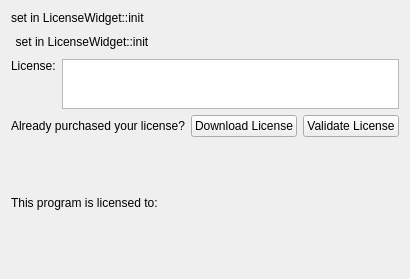
<?xml version="1.0" encoding="UTF-8"?>
<ui version="4.0">
 <class>GetLicenseWidget</class>
 <widget class="QWidget" name="GetLicenseWidget">
  <property name="geometry">
   <rect>
    <x>0</x>
    <y>0</y>
    <width>369</width>
    <height>279</height>
   </rect>
  </property>
  <property name="sizePolicy">
   <sizepolicy hsizetype="Expanding" vsizetype="Expanding">
    <horstretch>0</horstretch>
    <verstretch>0</verstretch>
   </sizepolicy>
  </property>
  <layout class="QVBoxLayout" name="verticalLayout_19">
   <item>
    <layout class="QHBoxLayout" name="aboutAppHorizontalLayout"/>
   </item>
   <item>
    <widget class="QWidget" name="noLicenseContainerWidget" native="true">
     <property name="minimumSize">
      <size>
       <width>0</width>
       <height>57</height>
      </size>
     </property>
     <layout class="QVBoxLayout" name="verticalLayout">
      <property name="leftMargin">
       <number>0</number>
      </property>
      <property name="topMargin">
       <number>0</number>
      </property>
      <property name="rightMargin">
       <number>0</number>
      </property>
      <property name="bottomMargin">
       <number>0</number>
      </property>
      <item>
       <layout class="QHBoxLayout" name="horizontalLayout_41">
        <item>
         <widget class="QLabel" name="getLicenseLabel">
          <property name="sizePolicy">
           <sizepolicy hsizetype="MinimumExpanding" vsizetype="Preferred">
            <horstretch>0</horstretch>
            <verstretch>0</verstretch>
           </sizepolicy>
          </property>
          <property name="text">
           <string>set in LicenseWidget::init</string>
          </property>
         </widget>
        </item>
       </layout>
      </item>
      <item>
       <layout class="QHBoxLayout" name="horizontalLayout_36">
        <item>
         <widget class="QPushButton" name="openLicenseWebPagePushButton">
          <property name="text">
           <string>set in LicenseWidget::init</string>
          </property>
          <property name="flat">
           <bool>true</bool>
          </property>
         </widget>
        </item>
        <item>
         <spacer name="horizontalSpacer_7">
          <property name="orientation">
           <enum>Qt::Horizontal</enum>
          </property>
          <property name="sizeHint" stdset="0">
           <size>
            <width>0</width>
            <height>0</height>
           </size>
          </property>
         </spacer>
        </item>
       </layout>
      </item>
      <item>
       <layout class="QVBoxLayout" name="verticalLayoutLicense">
        <item>
         <layout class="QHBoxLayout" name="horizontalLayout_34">
          <item>
           <widget class="QLabel" name="label_7">
            <property name="sizePolicy">
             <sizepolicy hsizetype="Fixed" vsizetype="Preferred">
              <horstretch>0</horstretch>
              <verstretch>0</verstretch>
             </sizepolicy>
            </property>
            <property name="text">
             <string>License:</string>
            </property>
            <property name="alignment">
             <set>Qt::AlignLeading|Qt::AlignLeft|Qt::AlignTop</set>
            </property>
           </widget>
          </item>
          <item>
           <widget class="QPlainTextEdit" name="licenseKey">
            <property name="sizePolicy">
             <sizepolicy hsizetype="MinimumExpanding" vsizetype="Maximum">
              <horstretch>0</horstretch>
              <verstretch>0</verstretch>
             </sizepolicy>
            </property>
            <property name="maximumSize">
             <size>
              <width>16777215</width>
              <height>50</height>
             </size>
            </property>
           </widget>
          </item>
         </layout>
        </item>
        <item>
         <spacer name="verticalSpacer_3">
          <property name="orientation">
           <enum>Qt::Vertical</enum>
          </property>
          <property name="sizeHint" stdset="0">
           <size>
            <width>0</width>
            <height>0</height>
           </size>
          </property>
         </spacer>
        </item>
       </layout>
      </item>
      <item>
       <layout class="QHBoxLayout" name="horizontalLayoutButtons">
        <item>
         <widget class="QLabel" name="label">
          <property name="text">
           <string>Already purchased your license?</string>
          </property>
         </widget>
        </item>
        <item>
         <spacer name="horizontalSpacer_18">
          <property name="orientation">
           <enum>Qt::Horizontal</enum>
          </property>
          <property name="sizeHint" stdset="0">
           <size>
            <width>40</width>
            <height>20</height>
           </size>
          </property>
         </spacer>
        </item>
        <item>
         <widget class="QPushButton" name="pushButtonDownloadLicense">
          <property name="text">
           <string>Download License</string>
          </property>
         </widget>
        </item>
        <item>
         <widget class="QPushButton" name="validateLicensePushButton">
          <property name="text">
           <string>Validate License</string>
          </property>
         </widget>
        </item>
       </layout>
      </item>
     </layout>
    </widget>
   </item>
   <item>
    <widget class="QWidget" name="licenseTerminatedContainerWidget" native="true">
     <layout class="QVBoxLayout" name="verticalLayout_2">
      <item>
       <widget class="QLabel" name="labelTerminatedMessage">
        <property name="text">
         <string/>
        </property>
       </widget>
      </item>
     </layout>
    </widget>
   </item>
   <item>
    <layout class="QHBoxLayout" name="horizontalLayout_32">
     <item>
      <widget class="QLabel" name="userEmailLabel">
       <property name="sizePolicy">
        <sizepolicy hsizetype="Fixed" vsizetype="Preferred">
         <horstretch>0</horstretch>
         <verstretch>0</verstretch>
        </sizepolicy>
       </property>
       <property name="text">
        <string>This program is licensed to: </string>
       </property>
      </widget>
     </item>
     <item>
      <widget class="QLabel" name="userEmail">
       <property name="sizePolicy">
        <sizepolicy hsizetype="MinimumExpanding" vsizetype="MinimumExpanding">
         <horstretch>0</horstretch>
         <verstretch>0</verstretch>
        </sizepolicy>
       </property>
       <property name="text">
        <string/>
       </property>
      </widget>
     </item>
    </layout>
   </item>
   <item>
    <spacer name="verticalSpacer_12">
     <property name="orientation">
      <enum>Qt::Vertical</enum>
     </property>
     <property name="sizeHint" stdset="0">
      <size>
       <width>0</width>
       <height>0</height>
      </size>
     </property>
    </spacer>
   </item>
  </layout>
 </widget>
 <resources/>
 <connections/>
</ui>
